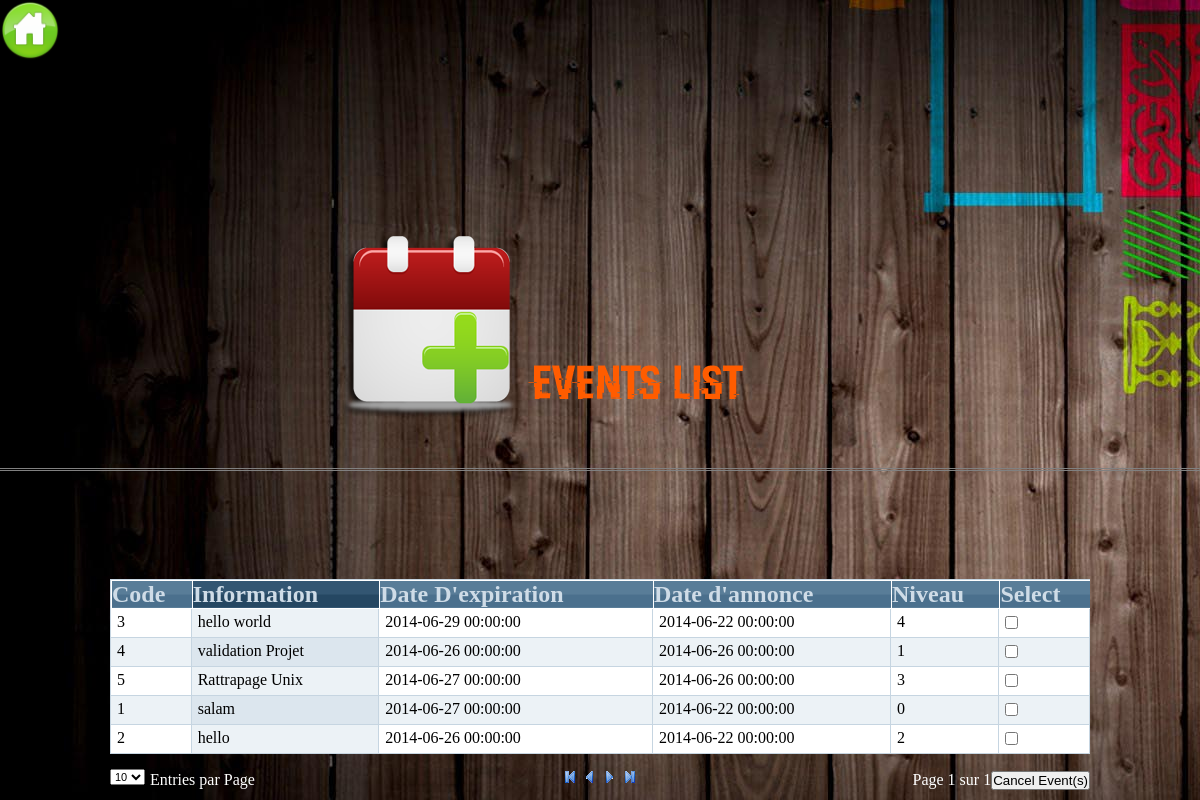
The page /ProjetSi/AnnulerEvenements.php on the database its author committed.
### tables this page shows
CREATE TABLE `evenement` (
  `code` int(11) NOT NULL,
  `information` varchar(100) DEFAULT NULL,
  `dateExp` datetime DEFAULT NULL,
  `date` datetime DEFAULT NULL,
  `niveau` int(11) DEFAULT NULL,
  PRIMARY KEY (`code`)
);

### ProjetSi/AnnulerEvenements.php (the view, shortened to what this page needs)
<?php
	$url="mysql:host=localhost;dbname=etableau";
		$user="root";
		$password="";
		$db=new PDO($url, $user, $password);
		$rs=$db->query("SELECT * FROM evenement");
		$n=$rs->columnCount();
?>
<!DOCTYPE html PUBLIC "-//W3C//DTD XHTML 1.0 Transitional//EN" "http://www.w3.org/TR/xhtml1/DTD/xhtml1-transitional.dtd">
<html xmlns="http://www.w3.org/1999/xhtml">
<head>
<link rel="stylesheet" href="css/style.css" />
</head>
<body background="resources/back.jpg">
<div align="left">
		<span align="left" ><a href="ProfesseurIndex.php"><img src="resources/homeicon.png" width="5%"></a></span>
</div>
<br><br><br><br><br><br>
	<h1 align="center" style="border-bottom: 3px double gray;"><img src="resources/EventsListBarre.png"></h1>
<br><br><br><br><br><br>
	<table cellpadding="0" cellspacing="0" border="0" id="table" class="sortable">
		<thead>
			<tr>
				<th><h2>Code</h2></th>
				<th><h2>Information</h2></th>
				<th><h2>Date D'expiration</h2></th>
				<th><h2>Date d'annonce</h2></th>
				<th><h2>Niveau</h2></th>
				<th><h2>Select</h2></th>
			</tr>
		</thead>
		<tbody>
		<?php
		foreach ($rs as $row){
		?>
		 <tr>
			<?php
			for($i=0;$i<$n;$i++){
			?>
				<td><?php echo  $row[$i] ?></td>
			<?php
			}
			echo "<td><input type=\"checkbox\" id=\"".  $row[0] . "\"/> </td>";
			?>
			 </tr>
		<?php
		}
		?>
		</tbody>
  </table>
	<div id="controls">
		<div id="perpage">
			<select onchange="sorter.size(this.value)">
				<option value="10" selected="selected">10</option>
			</select>
			<span style="color : white">Entries par Page</span>
		</div>
		<div id="navigation">
			<img src="images/first.gif" width="16" height="16" alt="First Page" onclick="sorter.move(-1,true)" />
			<img src="images/previous.gif" width="16" height="16" alt="First Page" onclick="sorter.move(-1)" />
			<img src="images/next.gif" width="16" height="16" alt="First Page" onclick="sorter.move(1)" />
			<img src="images/last.gif" width="16" height="16" alt="Last Page" onclick="sorter.move(1,true)" />
		</div>
		<div id="text" style="color : white"> Page <span id="currentpage" style="color : white" ></span> sur <span id="pagelimit" style="color : white"></span><input type="button" value="Cancel Event(s)"  onclick="alert();"/></div>
	</div>
</body>
</html>

### ProjetSi/css/style.css (style rules this page uses)
body { background-color:#e3e4e5; }
* { margin: 0; padding: 0; outline: none }
.sortable { width: 980px; border-left: 1px solid #c6d5e1; border-top: 1px solid #c6d5e1; border-bottom: none; margin: 0 auto 15px }
.sortable th { background: url(images/header-bg.gif); text-align: left; color: #cfdce7; border: 1px solid #fff; border-right: none }
.sortable td { padding: 4px 6px 6px; border-bottom: 1px solid #c6d5e1; border-right: 1px solid #c6d5e1 }
.sortable .desc,.sortable .asc { background: url(images/header-selected-bg.gif) }
.sortable .evenrow td { background: #fff }
.sortable .oddrow td { background: #ecf2f6 }
.sortable td.evenselected { background: #ecf2f6 }
.sortable td.oddselected { background: #dce6ee }
#controls { width: 980px; margin: 0 auto; height: 20px }
#perpage { float: left; width: 200px }
#perpage select { float: left; font-size: 11px }
#perpage span { float: left; margin: 2px 0 0 5px }
#navigation { float: left; width: 580px; text-align: center }
#navigation img { cursor: pointer }
#text { float: left; width: 200px; text-align: right; margin-top: 2px }

### rows shown on the page
evenement: code "1", information "salam", dateExp "2014-06-27 00:00:00", date "2014-06-22 00:00:00", niveau "0"
evenement: code "2", information "hello", dateExp "2014-06-26 00:00:00", date "2014-06-22 00:00:00", niveau "2"
evenement: code "3", information "hello world", dateExp "2014-06-29 00:00:00", date "2014-06-22 00:00:00", niveau "4"
evenement: code "4", information "validation Projet", dateExp "2014-06-26 00:00:00", date "2014-06-26 00:00:00", niveau "1"
evenement: code "5", information "Rattrapage Unix", dateExp "2014-06-27 00:00:00", date "2014-06-26 00:00:00", niveau "3"
